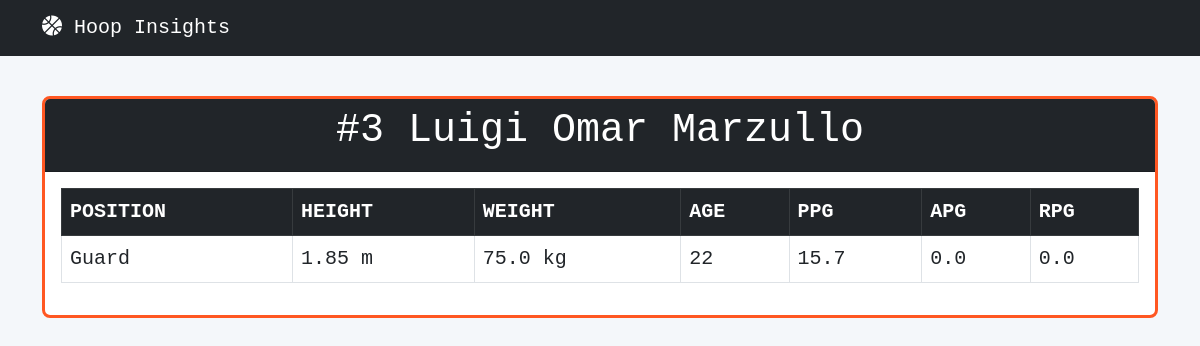
/player/4, run on the app's committed database.
### tables this page shows
CREATE TABLE players (
    id INTEGER PRIMARY KEY AUTOINCREMENT,
    name VARCHAR(255),
    jersey INTEGER,
    position VARCHAR(255),
    height REAL,
    weight REAL,
    age INTEGER,
    ppg REAL DEFAULT 0,
    rpg REAL DEFAULT 0,
    apg REAL DEFAULT 0,
    fpg REAL DEFAULT 0
);

### app.py (the view)
@app.route("/player/<int:id>")
def get_player(id):
    connection = get_connection()
    if connection:
        cursor = connection.cursor()
        cursor.execute("SELECT * FROM players WHERE id = ?", (id,))
        player = cursor.fetchone()
        connection.close()
        if player:
            return render_template("player.html", player=player)
        else:
            return {"error": "Player not found"}, 404
    else:
        return {"error": "Database error"}, 500

### app.py (called while the page is built)
def get_connection():
    connection = sqlite3.connect("data/database.db")
    connection.row_factory = sqlite3.Row
    return connection

### templates/player.html
{% extends "base.html" %} {% block content %}
<div class="card border-warning mt-3">
  <div class="card-header bg-dark text-white text-center">
    <h1>#{{ player['jersey'] }} {{ player['name'] }}</h1>
  </div>
  <div class="card-body">
    <table class="table table-bordered">
      <thead class="table-dark">
        <tr>
          <th>POSITION</th>
          <th>HEIGHT</th>
          <th>WEIGHT</th>
          <th>AGE</th>
          <th>PPG</th>
          <th>APG</th>
          <th>RPG</th>
        </tr>
      </thead>
      <tbody>
        <tr>
          <td>{{ player['position'] }}</td>
          <td>{{ player['height'] }} m</td>
          <td>{{ player['weight'] }} kg</td>
          <td>{{ player['age'] }}</td>
          <td>{{ player['ppg'] }}</td>
          <td>{{ player['apg'] }}</td>
          <td>{{ player['rpg'] }}</td>
        </tr>
      </tbody>
    </table>
  </div>
</div>
{% endblock %}

### static/styles.css (style rules this page uses)
body { font-family: "Consolas", monospace; font-size: 20px; background-color: #f4f7fa; color: #333; margin: 0; padding: 0; }
.card.border-warning { border: 3px solid #ff5722 !important; border-radius: 8px; }

### data on the page
players: jersey "3", name "Luigi Omar Marzullo", position "Guard", height "1.85", weight "75.0", age "22", ppg "15.7", apg "0.0", rpg "0.0"
